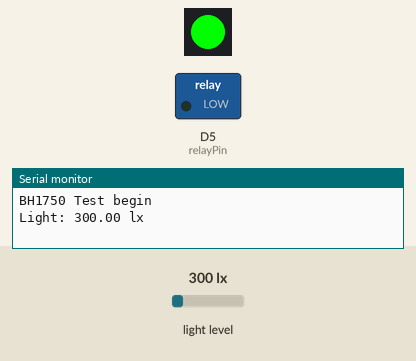
This sketch was run on a simulated ESP8266 (NodeMCU). Parts: 1 RGB LEDs in strip order, left to right, switched loads named in the sketch (green lamp = pin HIGH), the last lines printed to the serial monitor. The test bench sets the inputs (shaded band); at power-on: light level 300 lx.

Above: at 1.8 s.
1.9 s: light level set to 417 lx
3.4 s: light level set to 477 lx
At 4.9 s:
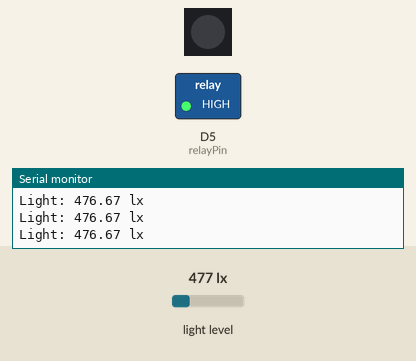
5.5 s: light level set to 40 lx
At 6.3 s:
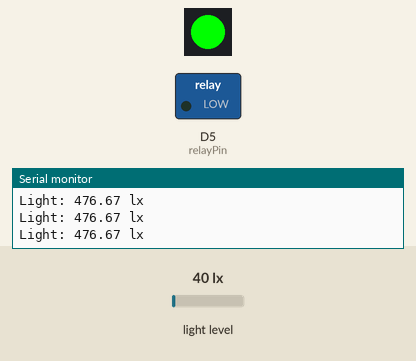
7.0 s: light level set to 1000 lx
At 7.8 s:
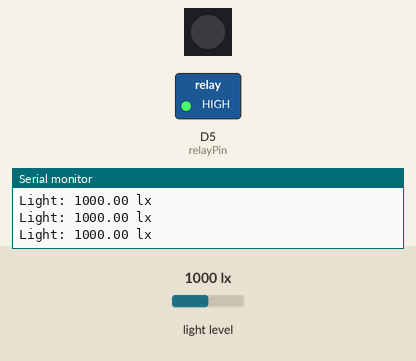
Timing chart, 0 to 10.0 s (numbered marks = the images above; inputs shaded):
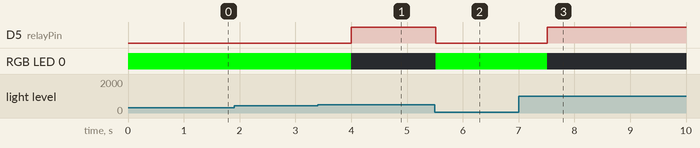

Measured:
- the behaviour switches between 443 and 444 lx on light level (found by bisection; images 0 and 1)
- after the input at 3.4 s, D5 (relayPin): LOW → HIGH after 0.60 s; RGB LED 0: RGB(0, 255, 0) → off after 0.60 s
- after the input at 5.5 s, D5 (relayPin): HIGH → LOW at once; RGB LED 0: off → RGB(0, 255, 0) at once
- after the input at 7.0 s, D5 (relayPin): LOW → HIGH after 0.51 s; RGB LED 0: RGB(0, 255, 0) → off after 0.51 s

The sketch:

relay_rgb_ligthSensor.ino
```cpp
#include <BH1750.h>
#include <Wire.h> // premite usar o i2c
#include <Adafruit_NeoPixel.h>

const int relayPin = D5; // é o pino onde esta ligado o relay
const int relayState = LOW; // estado do relay

const int ledPin = D7;

BH1750 lightMeter;

// When we setup the NeoPixel library, we tell it how many pixels, and which pin to use to send signals.
Adafruit_NeoPixel pixels = Adafruit_NeoPixel(1, ledPin, NEO_GRB + NEO_KHZ800);

void setup() {
  Serial.begin(9600);

  Wire.begin();
  pixels.begin();

  lightMeter.begin();

  pinMode(relayPin, OUTPUT);

  digitalWrite(relayPin, relayState); // desligar o ralay

  Serial.println(F("BH1750 Test begin"));
}

void loop() {
  float lux = lightMeter.readLightLevel();

  if (lux < 443) {


    digitalWrite(relayPin, LOW);

    setColor(0, 255, 0, 1000); //green
  } else {

    digitalWrite(relayPin, HIGH);
    setColor(0, 0, 0, 0); //deslidado o led
  }

  Serial.print("Light: ");
  Serial.print(lux);
  Serial.println(" lx");
}

void setColor(int redValue, int greenValue, int blueValue, int delayValue)
{
  pixels.setPixelColor(0, pixels.Color(redValue, greenValue, blueValue));
  pixels.show();
  delay(delayValue);
}
```
